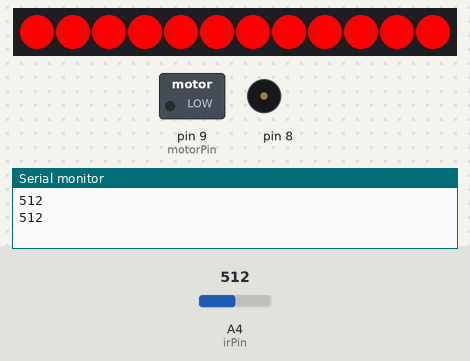
A sketch run on a simulated Arduino Uno, built with avr-gcc and run on an emulated ATmega328P. On the bench: 12 RGB LEDs in strip order, left to right, switched loads named in the sketch (green lamp = pin HIGH), buzzer (waves = sounding), the last lines printed to the serial monitor. Inputs (shaded band) come from the test bench; at power-on: A4 (irPin) = 512.

Above: at 3.0 s.
3.1 s: A4 (irPin) set to 109
6.0 s: A4 (irPin) set to 88
At 6.79 s:
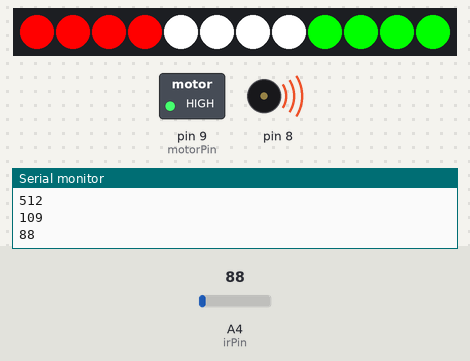
8.9 s: A4 (irPin) set to 110
At 14.43 s:
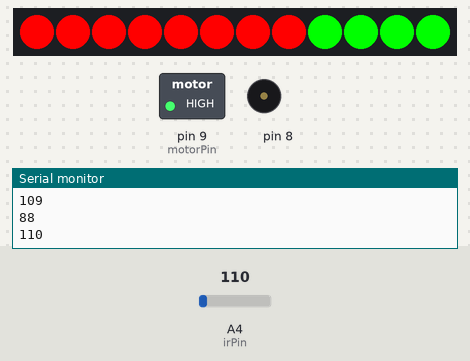
15.2 s: A4 (irPin) set to 90
At 22.2 s:
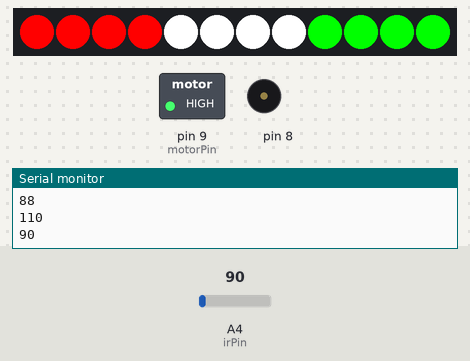
Timing chart, 0 to 22.4 s (numbered marks = the images above; inputs shaded):
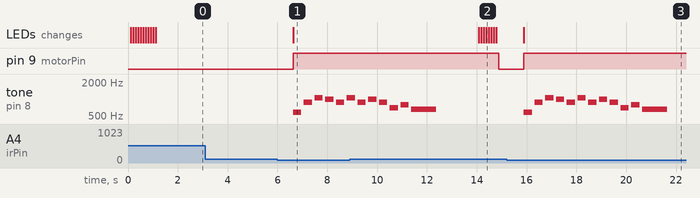

The sketch:

final_prototype.ino
```cpp
// Includes
#include "pitches.h"
#include <Adafruit_NeoPixel.h>
#include <avr/power.h>

// Infrarood sensor
int irPin = A4;
int val = 0;

// Motor
int motorPin = 9;

// Piezo
int melody[] = {
  NOTE_D5, NOTE_A5,NOTE_C6, NOTE_B5, NOTE_A5, NOTE_C6, NOTE_A5, NOTE_B5, NOTE_A5, NOTE_F5, NOTE_G5, NOTE_E5
};

int noteDurations[] = {
  3, 3, 3, 3, 3, 3, 3, 3, 3, 3, 3, 1
};

// NeoPixel Ring
#define PIN            6
#define NUMPIXELS      12

Adafruit_NeoPixel pixels = Adafruit_NeoPixel(NUMPIXELS, PIN, NEO_GRB + NEO_KHZ800);
int delayval = 100; // snelheid van lampjes


void setup(){
  Serial.begin(9600);
  pinMode(irPin, INPUT);
  pinMode(motorPin, OUTPUT);
  pixels.begin();
}

void loop(){
 val = analogRead(irPin);

 if (val < 100){
   Serial.println(val);
   digitalWrite(motorPin, HIGH);
   neopixelsKlaar();
   godfatherTheme();
 } else {
   Serial.println(val);
   neopixelsStart();
   digitalWrite(motorPin, LOW);

 }

 delay(1000);

}

void godfatherTheme() {
 for (int thisNote = 0; thisNote < 12; thisNote++) {
  int noteDuration = 1000/noteDurations[thisNote];
  int pauseBetweenNotes = noteDuration * 1.30;
  tone(8, melody[thisNote],noteDuration);
  delay(pauseBetweenNotes);
  noTone(8);
  }
}

void neopixelsKlaar() {

  pixels.setPixelColor(0, pixels.Color(255,0,0));
  pixels.setPixelColor(1, pixels.Color(255,0,0));
  pixels.setPixelColor(2, pixels.Color(255,0,0));
  pixels.setPixelColor(3, pixels.Color(255,0,0));
  pixels.setPixelColor(4, pixels.Color(255,255,255));
  pixels.setPixelColor(5, pixels.Color(255,255,255));
  pixels.setPixelColor(6, pixels.Color(255,255,255));
  pixels.setPixelColor(7, pixels.Color(255,255,255));
  pixels.setPixelColor(8, pixels.Color(0,255,0));
  pixels.setPixelColor(9, pixels.Color(0,255,0));
  pixels.setPixelColor(10, pixels.Color(0,255,0));
  pixels.setPixelColor(11, pixels.Color(0,255,0));

  pixels.show();

}


void neopixelsStart() {
  for(int i=0; i<NUMPIXELS; i++){
    pixels.setPixelColor(i, pixels.Color(255,0,0));
    pixels.show();
    delay(delayval);
  }
}
```

Measured:
- the behaviour switches between 100 and 99 on A4 (irPin) (found by bisection; images 0 and 1)
- after the input at 6.0 s, pin 9 (motorPin): LOW → HIGH after 0.62 s; tone on pin 8: plays 587 Hz for 0.33 s, 880 Hz for 0.33 s, 1047 Hz for 0.33 s, 988 Hz for 0.33 s, 880 Hz for 0.33 s, 1047 Hz for 0.11 s, starting after 0.63 s; the LEDs: change after 0.63 s (image 1)
- after the input at 8.9 s, pin 9 (motorPin): HIGH → LOW after 6.0 s; tone on pin 8: goes on until 12.4 s, then stays silent; the LEDs: first change after 5.2 s (image 2 shows a later state)
- after the input at 15.2 s, pin 9 (motorPin): LOW → HIGH after 0.69 s; tone on pin 8: plays 587 Hz for 0.33 s, 880 Hz for 0.33 s, 1047 Hz for 0.33 s, 988 Hz for 0.33 s, 880 Hz for 0.33 s, 1047 Hz for 0.33 s … (12 notes in this stretch), starting after 0.69 s; the LEDs: change after 0.69 s (image 3)
